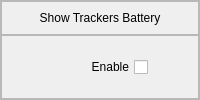
            <widget class="QFrame" name="showTrackersFrame">
             <property name="frameShape">
              <enum>QFrame::Shape::StyledPanel</enum>
             </property>
             <property name="frameShadow">
              <enum>QFrame::Shadow::Raised</enum>
             </property>
             <layout class="QVBoxLayout" name="verticalLayout_21" stretch="0,4">
              <property name="spacing">
               <number>0</number>
              </property>
              <property name="leftMargin">
               <number>0</number>
              </property>
              <property name="topMargin">
               <number>0</number>
              </property>
              <property name="rightMargin">
               <number>0</number>
              </property>
              <property name="bottomMargin">
               <number>0</number>
              </property>
              <item>
               <widget class="QFrame" name="showTrackersTitleFrame">
                <property name="frameShape">
                 <enum>QFrame::Shape::StyledPanel</enum>
                </property>
                <property name="frameShadow">
                 <enum>QFrame::Shadow::Raised</enum>
                </property>
                <layout class="QVBoxLayout" name="verticalLayout_18" stretch="0">
                 <property name="spacing">
                  <number>6</number>
                 </property>
                 <property name="leftMargin">
                  <number>9</number>
                 </property>
                 <property name="topMargin">
                  <number>9</number>
                 </property>
                 <property name="rightMargin">
                  <number>9</number>
                 </property>
                 <property name="bottomMargin">
                  <number>9</number>
                 </property>
                 <item>
                  <widget class="QLabel" name="showTrackersTitle">
                   <property name="layoutDirection">
                    <enum>Qt::LayoutDirection::LeftToRight</enum>
                   </property>
                   <property name="text">
                    <string>Show Trackers Battery</string>
                   </property>
                   <property name="alignment">
                    <set>Qt::AlignmentFlag::AlignCenter</set>
                   </property>
                  </widget>
                 </item>
                </layout>
               </widget>
              </item>
              <item>
               <widget class="QFrame" name="showTrackersCheckboxFrame">
                <property name="frameShape">
                 <enum>QFrame::Shape::StyledPanel</enum>
                </property>
                <property name="frameShadow">
                 <enum>QFrame::Shadow::Raised</enum>
                </property>
                <layout class="QVBoxLayout" name="verticalLayout_19">
                 <property name="spacing">
                  <number>0</number>
                 </property>
                 <property name="leftMargin">
                  <number>20</number>
                 </property>
                 <property name="topMargin">
                  <number>20</number>
                 </property>
                 <property name="rightMargin">
                  <number>50</number>
                 </property>
                 <property name="bottomMargin">
                  <number>20</number>
                 </property>
                 <item>
                  <widget class="QCheckBox" name="showTrackersCheckbox">
                   <property name="layoutDirection">
                    <enum>Qt::LayoutDirection::RightToLeft</enum>
                   </property>
                   <property name="text">
                    <string>Enable</string>
                   </property>
                  </widget>
                 </item>
                </layout>
               </widget>
              </item>
             </layout>
            </widget>
